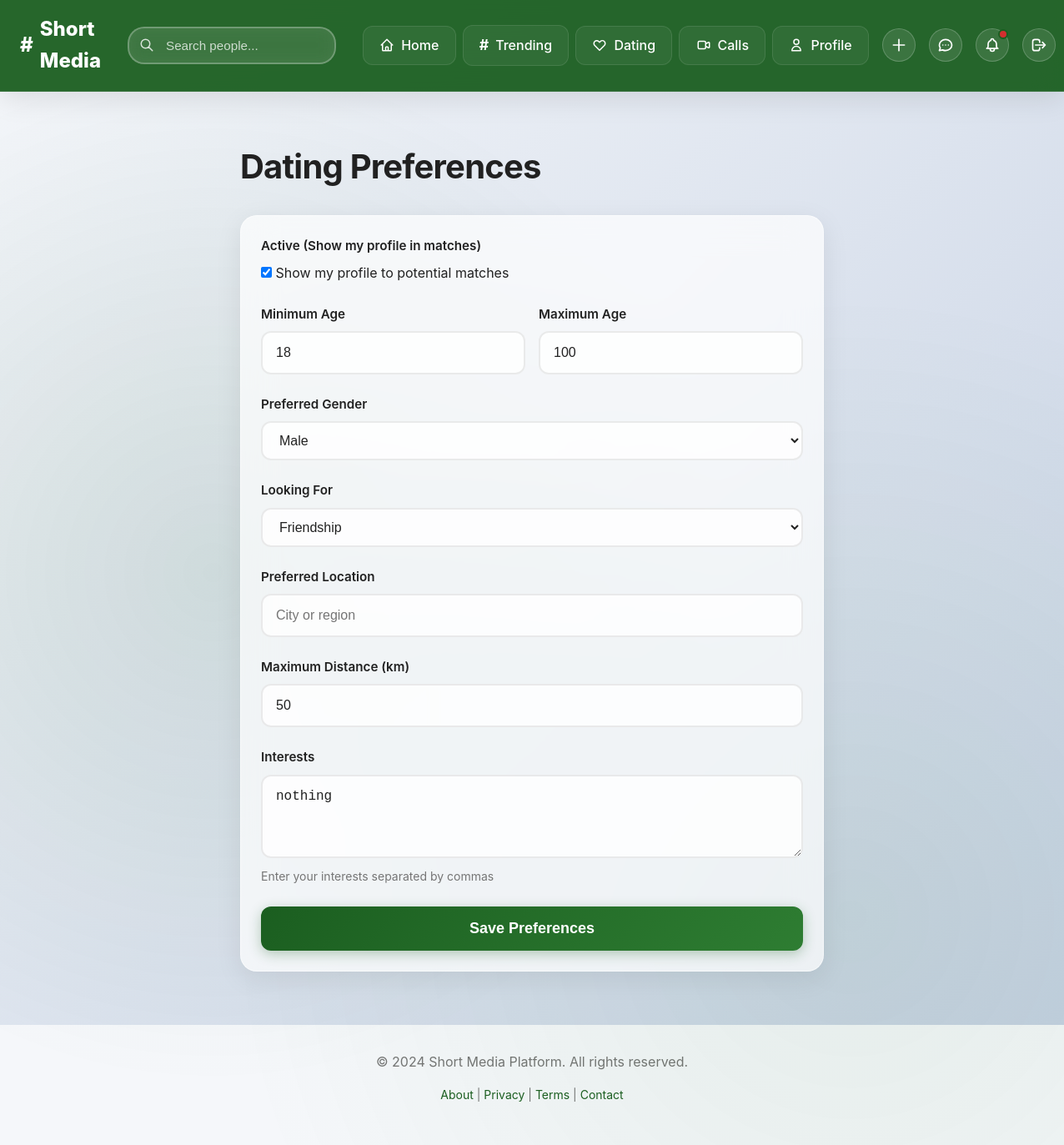
The page /dating/preferences/ (signed in) on the database its author committed.
### dating/models.py (models this page shows, shortened)
class UserPreferences(TimeStampedModel):
    user = models.OneToOneField(
        settings.AUTH_USER_MODEL,
        on_delete=models.CASCADE,
        related_name='dating_preferences'
    )
    min_age = models.IntegerField(default=18)
    max_age = models.IntegerField(default=100)
    preferred_gender = models.CharField(
        max_length=20,
        choices=[
            ('MALE', 'Male'),
            ('FEMALE', 'Female'),
            ('OTHER', 'Other'),
            ('ANY', 'Any'),
        ],
        default='ANY'
    )
    max_distance = models.IntegerField(
        default=50,
        help_text="Maximum distance in kilometers"
    )
    preferred_location = models.CharField(max_length=255, blank=True)
    interests = models.TextField(
        blank=True,
        help_text="Comma-separated list of interests"
    )
    looking_for = models.CharField(
        max_length=20,
        choices=[
            ('FRIENDSHIP', 'Friendship'),
            ('DATING', 'Dating'),
            ('RELATIONSHIP', 'Relationship'),
            ('ANY', 'Any'),
        ],
        default='ANY'
    )
    is_active = models.BooleanField(
        default=True,
        help_text="Whether user wants to appear in matches"
    )
    class Meta:
        db_table = 'user_preferences'
        verbose_name = 'User Preferences'
        verbose_name_plural = 'User Preferences'

### dating/views.py (the view)
# urls.py: path('preferences/', views.preferences_view, name='preferences'),
@login_required
def preferences_view(request):
    preferences = dating_service.get_or_create_preferences(request.user)
    if request.method == 'POST':
        form = UserPreferencesForm(request.POST, instance=preferences)
        if form.is_valid():
            form.save()
            messages.success(request, 'Your dating preferences have been updated.')
            return redirect('dating:preferences')
    else:
        form = UserPreferencesForm(instance=preferences)
    context = {
        'form': form,
        'preferences': preferences,
    }
    return render(request, 'dating/preferences.html', context)

### dating/repositories.py (called while the page is built)
    @staticmethod
    def get_or_create(user) -> tuple[UserPreferences, bool]:
        return UserPreferences.objects.get_or_create(user=user)

### dating/services.py (called while the page is built)
    def get_or_create_preferences(self, user) -> UserPreferences:
        prefs, created = self.preferences_repo.get_or_create(user)
        return prefs

### templates/dating/preferences.html (shortened to what this page needs)
{% extends 'base.html' %}
{% load static %}
{% block content %}
<div class="container" style="margin-top: 2rem; margin-bottom: 2rem;">
    <div style="max-width: 700px; margin: 0 auto;">
        <h1 style="margin-bottom: 2rem;">Dating Preferences</h1>
        <div class="card">
            <div class="card-body">
                <form method="post">
                    <div class="form-group">
                        <label class="form-label">{{ form.is_active.label }}</label>
                        <div class="form-check">
                            {{ form.is_active }}
                            <label class="form-check-label" for="{{ form.is_active.id_for_label }}">
                                Show my profile to potential matches
                            </label>
                        </div>
                    </div>
                    <div style="display: grid; grid-template-columns: 1fr 1fr; gap: 1rem;">
                        <div class="form-group">
                            <label class="form-label" for="{{ form.min_age.id_for_label }}">{{ form.min_age.label }}</label>
                            {{ form.min_age }}
                        </div>
                        <div class="form-group">
                            <label class="form-label" for="{{ form.max_age.id_for_label }}">{{ form.max_age.label }}</label>
                            {{ form.max_age }}
                        </div>
                    </div>
                    <div class="form-group">
                        <label class="form-label" for="{{ form.preferred_gender.id_for_label }}">{{ form.preferred_gender.label }}</label>
                        {{ form.preferred_gender }}
                    </div>
                    <div class="form-group">
                        <label class="form-label" for="{{ form.looking_for.id_for_label }}">{{ form.looking_for.label }}</label>
                        {{ form.looking_for }}
                    </div>
                    <div class="form-group">
                        <label class="form-label" for="{{ form.preferred_location.id_for_label }}">{{ form.preferred_location.label }}</label>
                        {{ form.preferred_location }}
                    </div>
                    <div class="form-group">
                        <label class="form-label" for="{{ form.max_distance.id_for_label }}">{{ form.max_distance.label }}</label>
                        {{ form.max_distance }}
                    </div>
                    <div class="form-group">
                        <label class="form-label" for="{{ form.interests.id_for_label }}">{{ form.interests.label }}</label>
                        {{ form.interests }}
                        <span class="form-text">{{ form.interests.help_text }}</span>
                    </div>
                    <button type="submit" class="btn btn-primary btn-block btn-lg">
                        Save Preferences
                    </button>
                </form>
            </div>
        </div>
    </div>
</div>
{% endblock %}

### static/css/base.css (style rules this page uses)
:root { --primary-green: #1B5E20; --primary-green-dark: #0D3F14; --primary-green-light: #2E7D32; --primary-green-lighter: #4CAF50; --primary-green-glow: rgba(27, 94, 32, 0.3); --secondary-white: #FFFFFF; --secondary-gray-light: #F5F7FA; --secondary-gray: #E0E0E0; --secondary-gray-dark: #757575; --glass-white: rgba(255, 255, 255, 0.25); --glass-white-strong: rgba(255, 255, 255, 0.7); --glass-border: rgba(255, 255, 255, 0.18); --glass-shadow: rgba(31, 38, 135, 0.15); --text-primary: #212121; --text-secondary: #757575; --text-white: #FFFFFF; --success: #1B5E20; --danger: #D32F2F; --warning: #F57C00; --info: #1976D2; --dark-bg: #121212; --dark-surface: #1E1E1E; --dark-text: #E0E0E0; --spacing-xs: 0.25rem; --spacing-sm: 0.5rem; --spacing-md: 1rem; --spacing-lg: 1.5rem; --spacing-xl: 2rem; --spacing-xxl: 3rem; --radius-sm: 8px; --radius-md: 12px; --radius-lg: 20px; --radius-xl: 24px; --radius-full: 50%; --shadow-sm: 0 2px 8px rgba(0, 0, 0, 0.08); --shadow-md: 0 4px 16px rgba(0, 0, 0, 0.1); --shadow-lg: 0 8px 32px rgba(0, 0, 0, 0.12); --shadow-xl: 0 16px 48px rgba(0, 0, 0, 0.15); --glow-green: 0 0 20px var(--primary-green-glow); --transition-fast: 0.2s cubic-bezier(0.4, 0, 0.2, 1); --transition-normal: 0.3s cubic-bezier(0.4, 0, 0.2, 1); --transition-slow: 0.5s cubic-bezier(0.4, 0, 0.2, 1); }
* { margin: 0; padding: 0; box-sizing: border-box; }
body { font-family: -apple-system, BlinkMacSystemFont, 'Segoe UI', Roboto, 'Helvetica Neue', Arial, sans-serif; line-height: 1.6; color: var(--text-primary); background: linear-gradient(135deg, #f5f7fa 0%, #c3cfe2 100%); min-height: 100vh; position: relative; }
body::before { content: ''; position: fixed; top: 0; left: 0; width: 100%; height: 100%; background-image: radial-gradient(circle at 20% 50%, rgba(27, 94, 32, 0.1) 0%, transparent 50%), radial-gradient(circle at 80% 80%, rgba(46, 125, 50, 0.08) 0%, transparent 50%); pointer-events: none; z-index: 0; }
h1, h2, h3, h4, h5, h6 { font-weight: 700; line-height: 1.3; margin-bottom: var(--spacing-md); color: var(--text-primary); letter-spacing: -0.02em; }
h1 { font-size: 2.5rem; }
.container { max-width: 1200px; margin: 0 auto; padding: 0 var(--spacing-md); }
.btn { display: inline-block; padding: 0.75rem 1.5rem; font-size: 1rem; font-weight: 600; text-align: center; text-decoration: none; border: none; border-radius: var(--radius-md); cursor: pointer; transition: all var(--transition-fast); position: relative; overflow: hidden; }
.btn::before { content: ''; position: absolute; top: 50%; left: 50%; width: 0; height: 0; border-radius: 50%; background: rgba(255, 255, 255, 0.3); transform: translate(-50%, -50%); transition: width 0.6s, height 0.6s; }
.btn-primary { background: linear-gradient(135deg, var(--primary-green) 0%, var(--primary-green-light) 100%); color: var(--text-white); box-shadow: 0 4px 15px rgba(27, 94, 32, 0.3); }
.btn-block { display: block; width: 100%; }
.btn-lg { padding: 1rem 2rem; font-size: 1.125rem; }
.card { background: rgba(255, 255, 255, 0.7); backdrop-filter: blur(20px); -webkit-backdrop-filter: blur(20px); border-radius: var(--radius-lg); border: 1px solid rgba(255, 255, 255, 0.5); box-shadow: 0 8px 32px rgba(0, 0, 0, 0.08); padding: 0; margin-bottom: var(--spacing-lg); transition: all var(--transition-normal); overflow: hidden; }
.card-body { padding: var(--spacing-lg); }
.form-group { margin-bottom: var(--spacing-lg); }
.form-label { display: block; margin-bottom: var(--spacing-sm); font-weight: 600; color: var(--text-primary); font-size: 0.95rem; }
.form-control, .form-input { width: 100%; padding: 0.75rem 1rem; font-size: 1rem; line-height: 1.5; color: var(--text-primary); background: rgba(255, 255, 255, 0.8); border: 2px solid rgba(0, 0, 0, 0.08); border-radius: var(--radius-md); transition: all var(--transition-fast); }
.form-control::placeholder { color: var(--text-secondary); }
.form-text { display: block; margin-top: var(--spacing-xs); font-size: 0.875rem; color: var(--text-secondary); }
@media (min-width: 769px) { .container { padding: 0 2rem !important; } }
@media (min-width: 769px) { .card { transition: all 0.3s ease; } }

### static/css/mobile.css (style rules this page uses)
.card { animation: slideUp 0.4s cubic-bezier(0.4, 0, 0.2, 1); }

### rows shown on the page
UserPreferences: is_active "☑", min_age "18", max_age "100", preferred_gender "Male", looking_for "Friendship", max_distance "50", interests "nothing"
